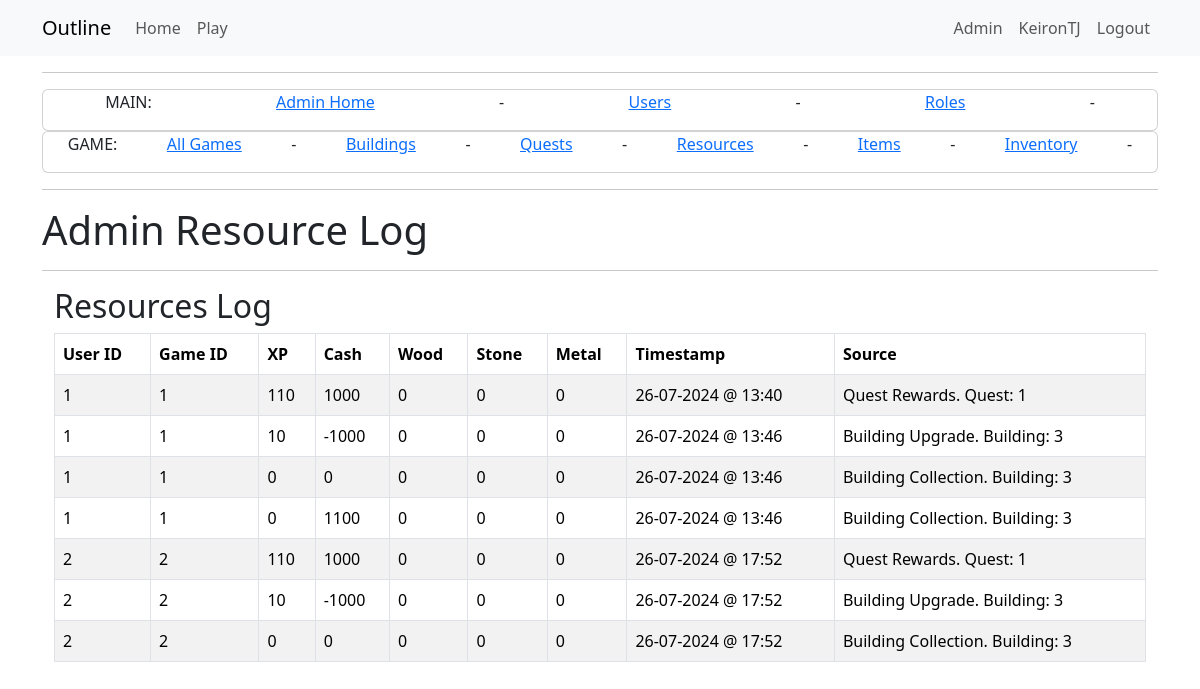
Page /admin_resourceslog (signed in) on the earlier database version.
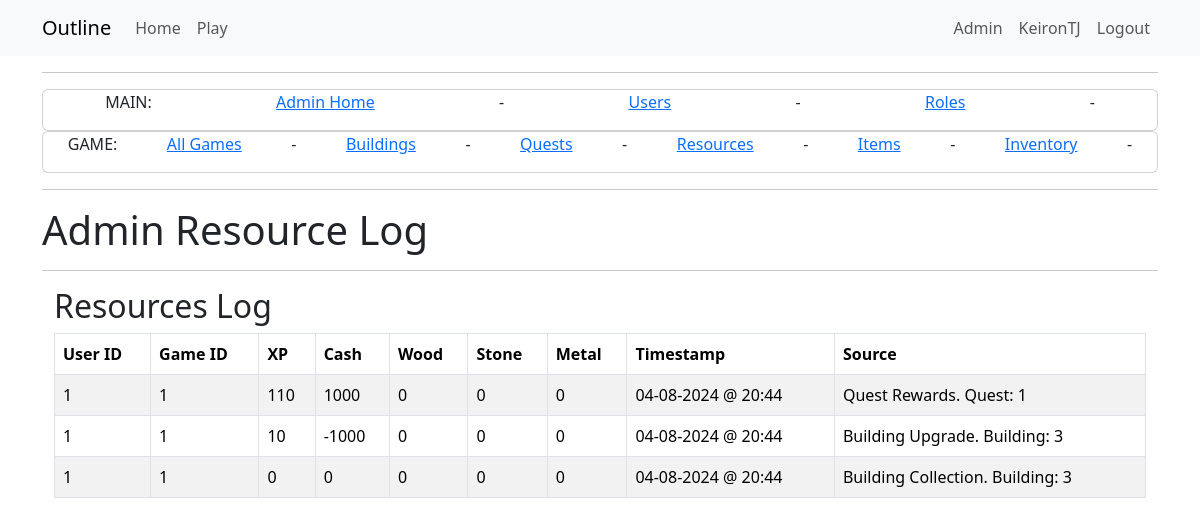
Same page on the later database version.
### app/models.py (models this page shows, shortened)
class User(UserMixin, db.Model):
    id = db.Column(Integer, primary_key=True)
    username = db.Column(String(64), index=True, unique=True)
    email = db.Column(String(120), index=True, unique=True)
    password_hash = db.Column(String(256))
    active = db.Column(db.Boolean(), default=True)
    activegame = db.Column(db.Integer, nullable=True)
    game = so.relationship("Game", back_populates="user", cascade="all, delete-orphan")
    role=so.relationship("Role", secondary="user_roles")
    def is_admin(self):
        return 'admin' in [role.name for role in self.role]

class ResourceLog(db.Model):
    __tablename__ = 'resource_log'
    id = db.Column(db.Integer, primary_key=True)
    game_id = db.Column(db.Integer, db.ForeignKey("game.id"))
    cash = db.Column(db.Integer, default=0)
    xp = db.Column(db.Integer, default=0)
    wood = db.Column(db.Integer, default=0)
    stone = db.Column(db.Integer, default=0)
    metal = db.Column(db.Integer, default=0)
    entry_date = db.Column(db.DateTime, default=datetime.now(timezone.utc))
    source = db.Column(db.String(64))
    game = db.relationship("Game", back_populates="resource_logs")

class Game(db.Model):
    __tablename__ = 'game'
    id = db.Column(db.Integer, primary_key=True)
    user_id = db.Column(db.Integer, db.ForeignKey('user.id'), nullable=False)
    game_name = db.Column(db.String(64))
    game_exists = db.Column(db.Boolean, default=True)
    entry_date = db.Column(db.DateTime, default=datetime.now(timezone.utc))
    xp = db.Column(db.Integer, default=0)
    level = db.Column(db.Integer, default=0)
    cash = db.Column(db.Integer, default=0)
    wood = db.Column(db.Integer, default=0)
    stone = db.Column(db.Integer, default=0)
    metal = db.Column(db.Integer, default=0)
    next_level_xp_required = db.Column(db.Integer, default=110)
    user = db.relationship("User", back_populates="game")
    inventories = db.relationship("InventoryUser", back_populates="game")
    quest_progress = db.relationship("QuestProgress", back_populates="game")
    building_progress = db.relationship("BuildingProgress", back_populates="game")
    resource_logs = db.relationship("ResourceLog", back_populates="game")

### app/admin/routes.py (the view)
@bp.route('/admin_resourceslog', methods=['GET', 'POST'])
@login_required
@admin_required
def admin_resourceslog():
    resourcelogs = db.session.query(ResourceLog).all()
    return render_template("admin/game/admin_resourceslog.html",
                           title='Admin Resource Log',
                           resourcelogs=resourcelogs)

### app/game/__init__.py (called while the page is built)
@bp.before_app_request
def before_request():
    load_game()

### app/game/context_processor.py (called while the page is built)
def load_game():
    if current_user.is_authenticated:
        game_id = current_user.activegame
        if game_id:
            g.game = Game.query.get(game_id)
        else:
            g.game = None
    else:
        g.game = None

### app/models.py (called while the page is built)
@login.user_loader
def load_user(id):
    return db.session.get(User, int(id))

### runserver.py (called while the page is built)
def format_datetime(value, format='%d-%m-%Y @ %H:%M'):
    if value is None:
        return "None"
    return value.strftime(format)

### app/templates/admin/game/admin_resourceslog.html
{% extends "admin/admin_base.html" %}
{% block content2 %}
<div class="Jumbotron">
    <h1>{{ title }}</h1>
</div>
<hr />
<div class="container">
    <h2>Resources Log</h2>
    <table class="table table-striped table-bordered">
        <thead>
            <tr>
                <th>User ID</th>
                <th>Game ID</th>
                <th>XP</th>
                <th>Cash</th>
                <th>Wood</th>
                <th>Stone</th>
                <th>Metal</th>
                <th>Timestamp</th>
                <th>Source</th>
            </tr>
        </thead>
        <tbody>
            {% for resourcelog in resourcelogs %}
            <tr>
                <td>{{ resourcelog.game.user_id }}</td>
                <td>{{ resourcelog.game.id }}</td>
                <td>{{ resourcelog.xp }}</td>
                <td>{{ resourcelog.cash }}</td>
                <td>{{ resourcelog.wood }}</td>
                <td>{{ resourcelog.stone }}</td>
                <td>{{ resourcelog.metal }}</td>
                <td>{{ resourcelog.entry_date|datetime|default('N/A', true) }}</td>
                <td>{{ resourcelog.source }}</td>
            </tr>
            {% endfor %}
        </tbody>
    </table>
</div>
{% endblock %}

### app/templates/admin/admin_base.html
{% extends "base.html" %}
{% block content %}
<hr />
<div class="card">
    <div style="display: flex; justify-content: space-around;">
        <p>MAIN:</p>
        <a href="{{ url_for('admin.admin_home') }}">Admin Home</a> -
        <a href="{{ url_for('admin.admin_users') }}">Users</a> -
        <a href="{{ url_for('admin.admin_roles') }}">Roles</a> -
    </div>
</div>
<div class="card">
    <div style="display: flex; justify-content: space-around;">
        <p>GAME:</p>
        <a href="{{ url_for('admin.admin_models') }}">All Games</a> -
        <a href="{{ url_for('admin.admin_buildings') }}">Buildings</a> -
        <a href="{{ url_for('admin.admin_mainquests') }}">Quests</a> -
        <a href="{{ url_for('admin.admin_resourceslog') }}">Resources</a> -
        <a href="{{ url_for('admin.admin_items') }}">Items</a> -
        <a href="{{ url_for('admin.admin_inventories') }}">Inventory</a> -
    </div>
</div>
<hr />
    {% block content2 %}  {% endblock content2 %}
    {% endblock content %}

### app/templates/base.html (shortened to what this page needs)
<!doctype html>
<html lang="en">
<head>
    <link href="https://cdn.jsdelivr.net/npm/bootstrap@5.3.2/dist/css/bootstrap.min.css"
          rel="stylesheet"
>
    <link rel="stylesheet" href="{{ url_for('static', filename='style.css') }}">
</head>
<body>
    <nav class="navbar navbar-expand-lg bg-body-tertiary">
        <div class="container">
            <a class="navbar-brand" href="{{ url_for('main.index') }}">Outline</a>
            <div class="collapse navbar-collapse" id="navbarSupportedContent">
                <ul class="navbar-nav me-auto mb-2 mb-lg-0">
                    <li class="nav-item">
                        <a class="nav-link" aria-current="page" href="{{ url_for('main.index') }}">Home</a>
                    </li>
                    {% if not current_user.is_authenticated or current_user.activegame == None    %}
                    <li class="nav-item">
                        <a class="nav-link" aria-current="page" href="{{ url_for('game.startmenu') }}">Start Menu</a>
                    </li>
                    {% else %}
                    <li class="nav-item">
                        <a class="nav-link" aria-current="page" href="{{ url_for('game.play', game_id=current_user.activegame) }}">Play</a>
                    </li>
                    {% endif %}
                </ul>
                <ul class="navbar-nav mb-2 mb-lg-0">
                    {% if current_user.is_anonymous %}
                    <li class="nav-item">
                        <a class="nav-link" aria-current="page" href="{{ url_for('auth.login') }}">Login</a>
                    </li>
                    {% else %}
                    {% if current_user.is_admin() %}
                    <li class="nav-item">
                        <a class="nav-link" aria-current="page" href="{{ url_for('admin.admin_home') }}">Admin</a>
                    </li>
                    {% endif %}
                    <li class="nav-item">
                        <a class="nav-link" aria-current="page" href="{{ url_for('main.view_profile', user_id=current_user.id) }}">{{ current_user.username }}</a>
                    </li>
                    <li class="nav-item">
                        <a class="nav-link" aria-current="page" href="{{ url_for('auth.logout') }}">Logout</a>
                    </li>
                    {% endif %}
                </ul>
            </div>
        </div>
    </nav>
    <div class="container mt-3">
        {% block content %}{% endblock %}
    </div>
</body>
</html>

Differences in the rows shown:
removed ResourceLog: game.user_id "1", game.id "1", xp "0", cash "1100", wood "0", stone "0", metal "0", entry_date "26-07-2024 @ 13:46", source "Building Collection. Building: 3"
removed ResourceLog: game.user_id "2", game.id "2", xp "110", cash "1000", wood "0", stone "0", metal "0", entry_date "26-07-2024 @ 17:52", source "Quest Rewards. Quest: 1"
removed ResourceLog: game.user_id "2", game.id "2", xp "10", cash "-1000", wood "0", stone "0", metal "0", entry_date "26-07-2024 @ 17:52", source "Building Upgrade. Building: 3"
removed ResourceLog: game.user_id "2", game.id "2", xp "0", cash "0", wood "0", stone "0", metal "0", entry_date "26-07-2024 @ 17:52", source "Building Collection. Building: 3"
changed ResourceLog "Quest Rewards. Quest: 1": entry_date "26-07-2024 @ 13:40" → "04-08-2024 @ 20:44"
changed ResourceLog "Building Upgrade. Building: 3": entry_date "26-07-2024 @ 13:46" → "04-08-2024 @ 20:44"
changed ResourceLog "Building Collection. Building: 3": entry_date "26-07-2024 @ 13:46" → "04-08-2024 @ 20:44"
